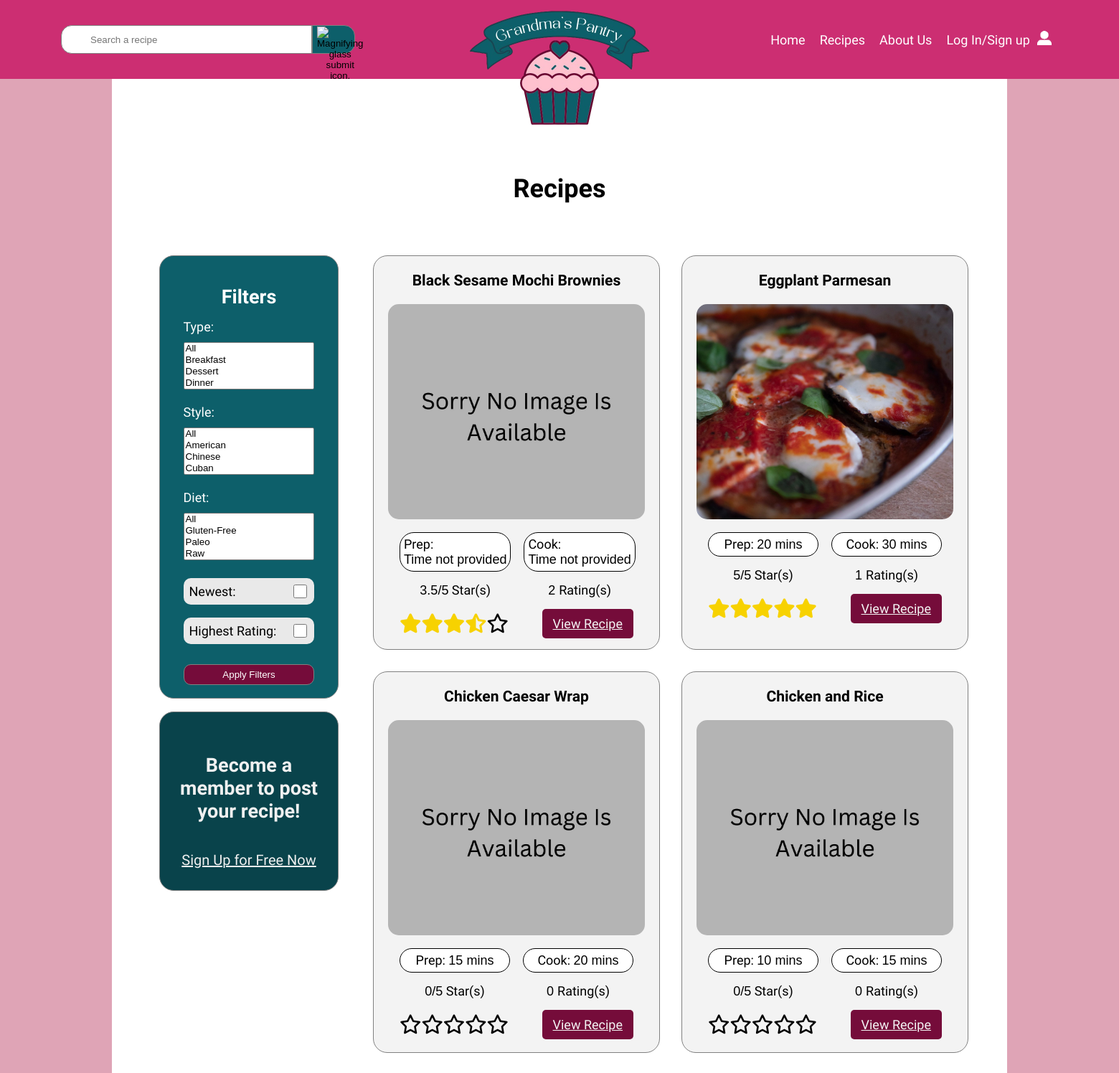
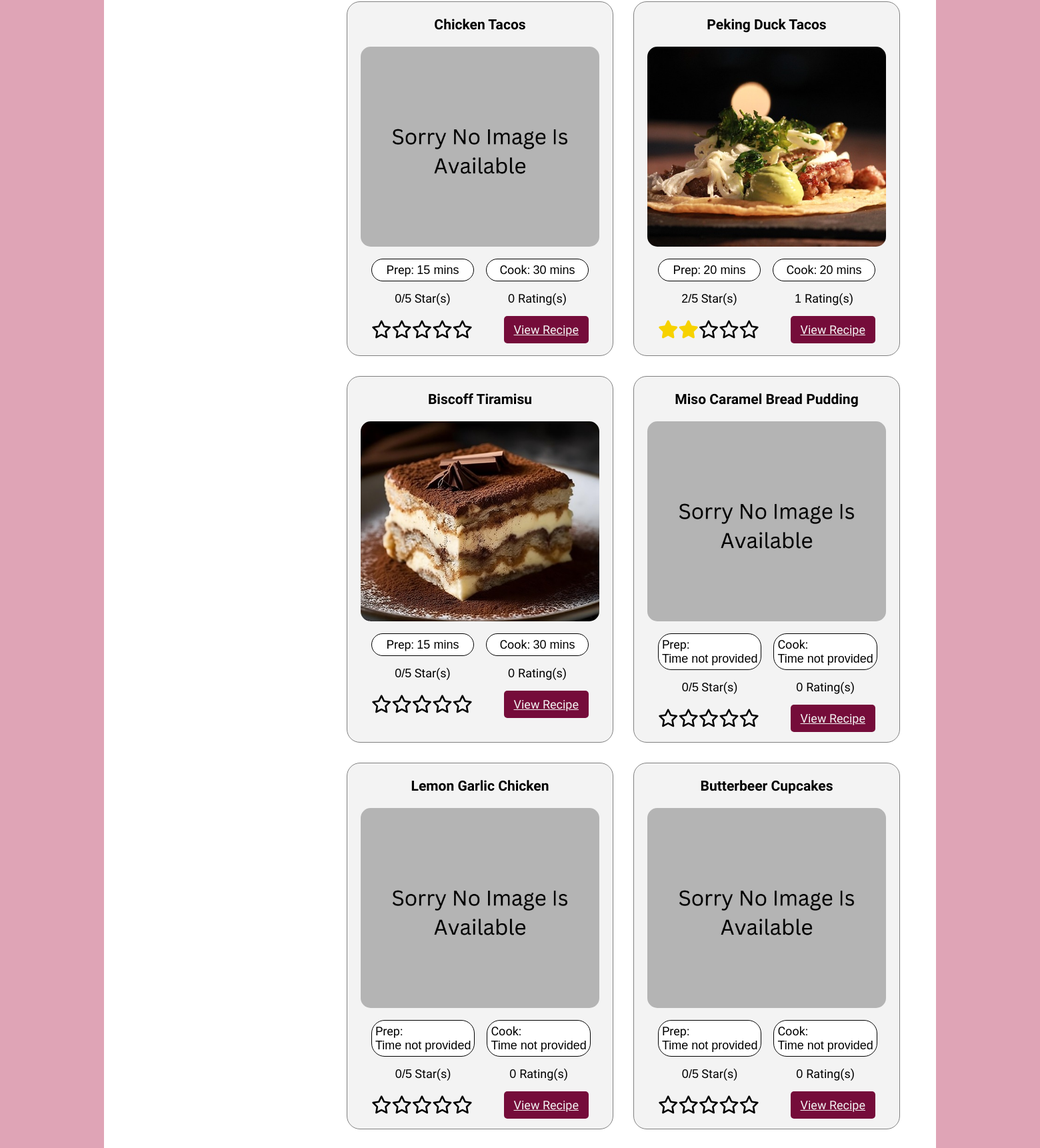
/public/recipes/index.php (upper part), run on the app's committed database (2 pictures, top to bottom).
### tables this page shows
CREATE TABLE `recipes` (
  `recipe_id` int(11) NOT NULL,
  `user_id` int(11) NOT NULL,
  `recipe_name` varchar(100) NOT NULL,
  `recipe_description` varchar(255) NOT NULL,
  `servings` int(11) NOT NULL,
  `created_at` timestamp NOT NULL DEFAULT CURRENT_TIMESTAMP
);

CREATE TABLE `recipe_photos` (
  `photo_id` int(11) NOT NULL,
  `recipe_id` int(11) NOT NULL,
  `img_path` varchar(255) NOT NULL DEFAULT '/web-289/public/assets/recipe-images/default-recipe-image.jpg'
);

### private/classes/Pagination.class.php (called while the page is built, shortened)
<?php
class Pagination {
  public $currentPage;
  public $perPage;
  public function __construct($page=1, $perPage=12, $totalCount=0) {
    $this->currentPage = (int) $page;
    $this->perPage = (int) $perPage;
  }
  public function offset() {
    return $this->perPage * ($this->currentPage - 1);
  }
}

### private/initialize.php (called while the page is built, shortened)
<?php
  require_once('functions.php');
  $session = new Session;

### private/classes/Session.class.php (called while the page is built, shortened)
<?php
class Session {
  private $userId;
  public function is_logged_in() {
    return isset($this->userId) && $this->last_login_is_recent();
  }
}

### private/functions.php (called while the page is built, shortened)
<?php
function h($string="") {
  return htmlspecialchars($string);
}

### private/classes/Recipe.class.php (called while the page is built, shortened)
<?php
class Recipe extends DatabaseObject {
  Static Protected $table_name = 'recipes';
  public $id;
  public function __construct($args=[]) {
    $this->id = $args['recipe_id'] ?? null;
  }
  static protected function instantiate($record) {
    $object = new static;
    if (isset($record['recipe_id'])) {
      $object->id = $record['recipe_id'];
    }
    foreach($record as $property => $value) {
      if (property_exists($object, $property) && $property !== 'recipe_id') {
        $object->$property = $value;
        continue;
      }
      $camelCaseProperty = lcfirst(str_replace('_', '', ucwords($property, '_')));
      if(property_exists($object, $camelCaseProperty) && $property !== 'recipe_id') {
        $object->$camelCaseProperty = $value;
      }
    }
    return $object;
  }
  public function get_recipe_photo() {
    $sql = "SELECT img_path FROM recipe_photos WHERE recipe_id = '" . $this->id . "' LIMIT 1";
    $result = self::$database->query($sql);
    $photo = $result->fetch_assoc();
    return $photo ? $photo['img_path'] : '/web-289/public/assets/recipe-images/default-recipe-image.jpg';
  }
  static public function count_all() {
    $sql = "SELECT COUNT(*) FROM " . static::$table_name;
    $resultSet = self::$database->query($sql);
    $row = $resultSet->fetch_array();
    return (int) array_shift($row);
  }
  private static function build_filter_joins_and_conditions($mealTypes, $ethnicTypes, $dietTypes) {
    $joins = '';
    return ['joins' => $joins];
  }
  private static function build_sort_clause($sortOptions) {
    if (in_array('highest-rating', $sortOptions) && in_array('newest', $sortOptions)) {
      return " ORDER BY average_rating DESC, r.created_at DESC ";
    } elseif (in_array('highest-rating', $sortOptions)) {
      return " ORDER BY average_rating DESC ";
    } elseif (in_array('newest', $sortOptions)) {
      return " ORDER BY r.created_at DESC ";
    } else {
      return " ORDER BY MD5(r.recipe_id) ";
    }
  }
  static public function find_by_filters($searchKeyword, $perPage, $offset, $mealTypes = [], $ethnicTypes = [], $dietTypes = [], $sortOptions = []) {
    $mealTypes = array_filter((array)$mealTypes, fn($id) => (int)$id !== 0);
    $ethnicTypes = array_filter((array)$ethnicTypes, fn($id) => (int)$id !== 0);
    $dietTypes = array_filter((array)$dietTypes, fn($id) => (int)$id !== 0);
    ['joins' => $joins] = static::build_filter_joins_and_conditions($mealTypes, $ethnicTypes, $dietTypes);
    $sortClause = static::build_sort_clause($sortOptions);
    $sql  = "SELECT DISTINCT r.*, pt.time_seconds AS prepTimeSeconds, ct.time_seconds AS cookTimeSeconds, ";
    $sql .= "AVG(rt.rating) AS average_rating ";
    $sql .= "FROM recipes r ";
    $sql .= "LEFT JOIN prep_times pt ON r.recipe_id = pt.recipe_id ";
    $sql .= "LEFT JOIN cook_times ct ON r.recipe_id = ct.recipe_id ";
    $sql .= "LEFT JOIN ratings rt ON r.recipe_id = rt.recipe_id ";
    $sql .= $joins;
    $sql .= "WHERE 1=1 ";
    $sql .= "GROUP BY r.recipe_id,  pt.time_seconds, ct.time_seconds ";
    $sql .= $sortClause;
    $sql .= "LIMIT {$perPage} OFFSET {$offset}";
    return static::find_by_sql($sql);
  }
  public function get_prep_time() {
    $prep = PrepTime::find_by_recipe_id($this->id);
    if (!$prep || !isset($prep->timeSeconds)) {
      return "Time not provided";
    }
    return $prep->formatted_time();
  }
  public function get_cook_time() {
    $cook = CookTime::find_by_recipe_id($this->id);
    if (!$cook || !isset($cook->timeSeconds)) {
      return "Time not provided";
    }
    return $cook->formatted_time();
  }
  public function get_rating_info() {
    $sql = "SELECT AVG(rating) AS average_rating, COUNT(*) ";
    $sql .= "AS total_ratings FROM ratings ";
    $sql .= "WHERE recipe_id = '" . self::$database->escape_string($this->id) . "'";
    $result = self::$database->query($sql);
    $row = $result->fetch_assoc();
    return [
      'average' => $row['average_rating'] ? round($row['average_rating'], 1) : 0,
      'total' => $row['total_ratings'] ?? 0
    ];
  }
}

### private/classes/DatabaseObject.class.php (called while the page is built, shortened)
<?php
class DatabaseObject {
  static protected $database;
  static public function set_database($database) {
    self::$database = $database;
  }
  static public function find_by_sql($sql) {
    $result = self::$database->query($sql);
    $obj_array = [];
    while($record = $result->fetch_assoc()) {
      $obj_array[] = static::instantiate($record);
    }
    return $obj_array;
  }
  static protected function instantiate($record) {
    $object = new static;
    foreach($record as $property => $value) {
      $camelCaseProperty = lcfirst(str_replace('_', '', ucwords($property, '_')));
      if(property_exists($object, $camelCaseProperty) && $property !== 'user_id') {
        $object->$camelCaseProperty = $value;
      }
    }
    return $object;
  }
}

### private/classes/PrepTime.class.php (called while the page is built, shortened)
<?php
class PrepTime extends RecipeTime {
  protected static $table_name = 'prep_times';
  public static function find_by_recipe_id($recipeId) {
    $recipeId = (int) $recipeId;
    $sql = "SELECT * FROM " . self::$table_name . " WHERE recipe_id = {$recipeId}";
    $result = self::find_by_sql($sql);
    return !empty($result) ? array_shift($result) : false;
}
}

### private/classes/CookTime.class.php (called while the page is built, shortened)
<?php
class CookTime extends RecipeTime {
  protected static $table_name = 'cook_times';
  public static function find_by_recipe_id($recipeId) {
    $recipeId = (int) $recipeId;
    $sql = "SELECT * FROM " . self::$table_name . " WHERE recipe_id = {$recipeId}";
    $result = self::find_by_sql($sql);
    return !empty($result) ? array_shift($result) : false;
}
}

### public/recipes/index.php (the view, shortened to what this page needs)
<?php
require_once('../../private/initialize.php');
$searchKeyword = $_GET['search'] ?? '';
$selectedMealTypes = $_GET['meal_type'] ?? [];
$selectedEthnicTypes = $_GET['ethnic_type'] ?? [];
$selectedDietTypes = $_GET['diet_type'] ?? [];
$sortOptions = [];
if (empty($_GET['search']) && empty($selectedMealTypes) && empty($selectedEthnicTypes) && empty($selectedDietTypes)) {
  $totalCount= Recipe::count_all();
}
$currentPage = $_GET['page'] ?? 1;
$perPage = 12;
$pagination = new Pagination($currentPage, $perPage, $totalCount);
$recipes = Recipe::find_by_filters(
  $searchKeyword,
  $perPage,
  $pagination->offset(),
  $selectedMealTypes,
  $selectedEthnicTypes,
  $selectedDietTypes,
  $sortOptions
);
?>
<!DOCTYPE html>
<html lang="en">
  <head>
    <link href="../css/styles.css" rel="stylesheet">
    <link rel="stylesheet" href="https://cdn.jsdelivr.net/npm/choices.js/public/assets/styles/choices.min.css" />
  </head>
  <body>
    <header role="banner">
      <nav>
        <ul>
          <li><a href="/web-289/public/index.php">Home</a></li>
          <li><a href="/web-289/public/recipes/index.php">Recipes</a></li>
          <li><a href="/web-289/public/about.php">About Us</a></li>
          <li>
            <a href="#" id="open-sidebar">
              <?php if (!$session->is_logged_in()): ?>
                <span>Log In/Sign up</span>
              <?php endif; ?>
            </a>
          </li>
          <li><a href="#" id="open-sidebar-icon"><img src="/web-289/public/assets/login-image.png" width="27" height="27" alt="User icon that links to login."></a></li>
        </ul>
      </nav>
      <form action="/web-289/public/recipes/index.php" method="GET">
        <section>
          <input type="text" name="search" placeholder="Search a recipe" value="<?= h($_GET['search'] ?? '') ?>">
          <button>
            <img src="/web-289/public/assets/icons/search.svg" width="64" height="64" alt="Magnifying glass submit icon.">
          </button>
        </section>
      </form>
      <a href="/web-289/public/index.php"><img src="/web-289/public/assets/logo.png" width="500" height="500" alt="Pink and navy cupcake logo for Grandma's Pantry."></a>
    </header>
    <div id="wrapper">
      <main role="main" id="recipes-page">
        <h1>Recipes</h1>
        <section>
          <div>
            <section>
              <section id="filters">
                <h2>Filters</h2>
                <form action="" id="filter-form" method="GET">
                  <?php include('filter-form-fields.php'); ?>
                </form>
              </section>
            </section>
            <section>
              <section>
                <h2>Become a member to post your recipe!</h2>
                <a href="../sign-up.php">Sign Up for Free Now</a>
              </section>
            </section>
          </div>
          <section id="recipes-grid">
            <?php foreach ($recipes as $recipe) : ?>
              <?php $rating = $recipe->get_rating_info(); ?>
              <section class="recipe-card">
                <h3><?= h($recipe->recipeName); ?></h3>
                <img src="<?= $recipe->get_recipe_photo(); ?>" alt="Photo of <?= h($recipe->recipeName); ?>">
                <section>
                  <div>
                    <p>Prep: <span class="recipe-times"><?= h($recipe->get_prep_time());; ?></span></p>
                  </div>
                  <div>
                    <p>Cook: <span class="recipe-times"><?= h($recipe->get_cook_time()); ?></span></p>
                  </div>
                  <p><span><?= $rating['average']; ?>/5</span> Star(s)</p>
                  <p><span><?= $rating['total']; ?> </span>Rating(s)</p>
                </section>
                <section>
                  <div id="rating-stars">
                    <?php
                      $averageRating = $rating['average'];
                      for ($i = 1; $i <= 5; $i++) {
                        if ($averageRating >= $i) {
                          echo '<i class="fa-solid fa-star fa-xl"></i>';
                        } elseif ($averageRating >= ($i - 0.5)) {
                          echo '<i class="fa-solid fa-star-half-stroke fa-xl"></i>';
                        } else {
                          echo '<i class="fa-regular fa-star fa-xl"></i>';
                        }
                      }
                    ?>
                  </div>
                  <a href="./show.php?id=<?= $recipe->id; ?>">View Recipe</a>
                </section>
              </section>
            <?php endforeach; ?>
          </section>
        </section>
      </main>
    </div>
  </body>
</html>

### data on the page
recipes: recipe_name "Black Sesame Mochi Brownies", prep_time "Time not provided", cook_time "Time not provided", average "3.5", total "2"
recipes: recipe_name "Eggplant Parmesan", recipe_photos.img_path (picture), prep_time "20 mins", cook_time "30 mins", average "5", total "1"
recipes: recipe_name "Chicken Caesar Wrap", prep_time "15 mins", cook_time "20 mins", average "0", total "0"
recipes: recipe_name "Chicken and Rice", prep_time "10 mins", cook_time "15 mins", average "0", total "0"
recipes: recipe_name "Chicken Tacos", prep_time "15 mins", cook_time "30 mins", average "0", total "0"
recipes: recipe_name "Peking Duck Tacos", recipe_photos.img_path (picture), prep_time "20 mins", cook_time "20 mins", average "2", total "1"
recipes: recipe_name "Biscoff Tiramisu", recipe_photos.img_path (picture), prep_time "15 mins", cook_time "30 mins", average "0", total "0"
recipes: recipe_name "Miso Caramel Bread Pudding", prep_time "Time not provided", cook_time "Time not provided", average "0", total "0"
recipes: recipe_name "Lemon Garlic Chicken", prep_time "Time not provided", cook_time "Time not provided", average "0", total "0"
recipes: recipe_name "Butterbeer Cupcakes", prep_time "Time not provided", cook_time "Time not provided", average "0", total "0"
